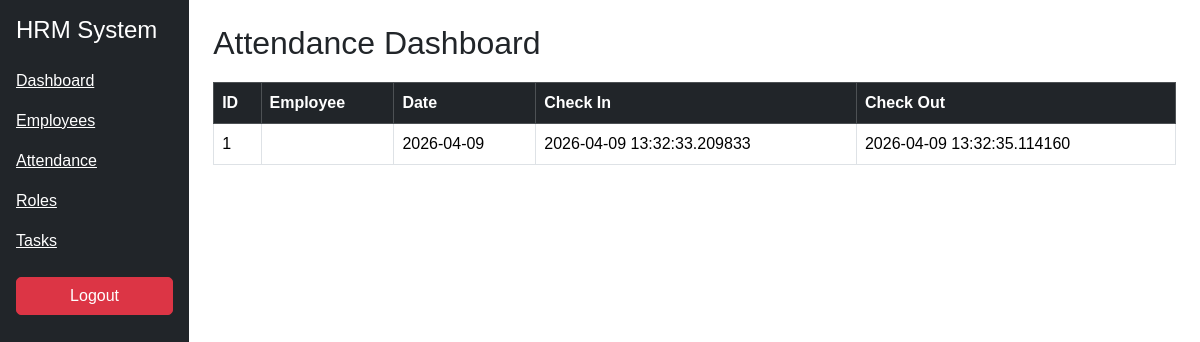
The page /attendance on the database as committed earlier.
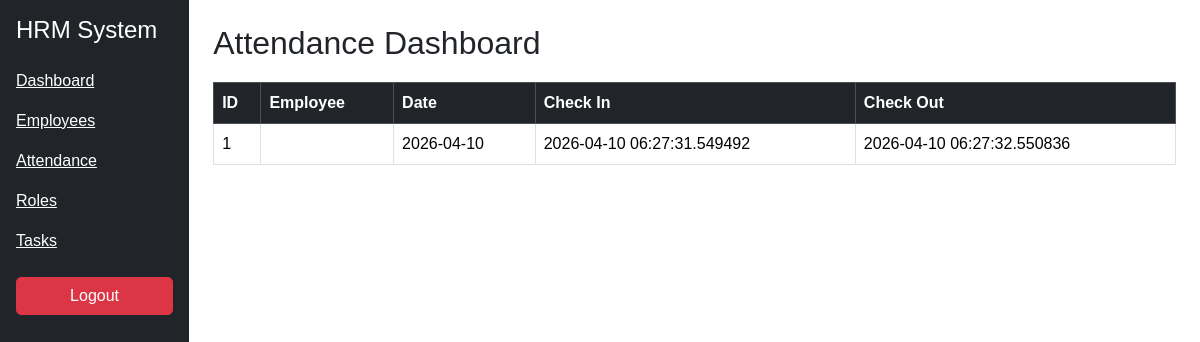
The same page on the database as committed later.
### models.py (models this page shows)
class Attendance(db.Model):
    att_id = db.Column(db.Integer, primary_key=True)
    emp_id = db.Column(db.Integer, db.ForeignKey('employee.emp_id'))
    employee = db.relationship('Employee')
    check_in = db.Column(db.DateTime, default=datetime.utcnow)
    check_out = db.Column(db.DateTime)
    date = db.Column(db.Date, default=datetime.utcnow)

### routes/attendance_routes.py (the view)
@attendance_bp.route('/attendance')
def attendance():
    data = Attendance.query.all()
    return render_template("attendance.html", attendance=data)

### templates/attendance.html
{% extends "base.html" %}
{% block content %}
<h2>Attendance Dashboard</h2>
<table class="table table-bordered">
<thead class="table-dark">
<tr>
<th>ID</th>
<th>Employee</th>
<th>Date</th>
<th>Check In</th>
<th>Check Out</th>
</tr>
</thead>
<tbody>
{% if attendance %}
{% for att in attendance %}
<tr>
<td>{{ att.att_id }}</td>
<td>{{ att.employee.emp_name }}</td>
<td>{{ att.date }}</td>
<td>{{ att.check_in }}</td>
<td>{{ att.check_out }}</td>
</tr>
{% endfor %}
{% else %}
<tr>
<td colspan="5" class="text-center">No records found</td>
</tr>
{% endif %}
</tbody>
</table>
{% endblock %}

Rows that differ between the two databases and show on the page:
changed Attendance id 1: date "2026-04-09" → "2026-04-10"; check_in "2026-04-09 13:32:33.209833" → "2026-04-10 06:27:31.549492"; check_out "2026-04-09 13:32:35.114160" → "2026-04-10 06:27:32.550836"
